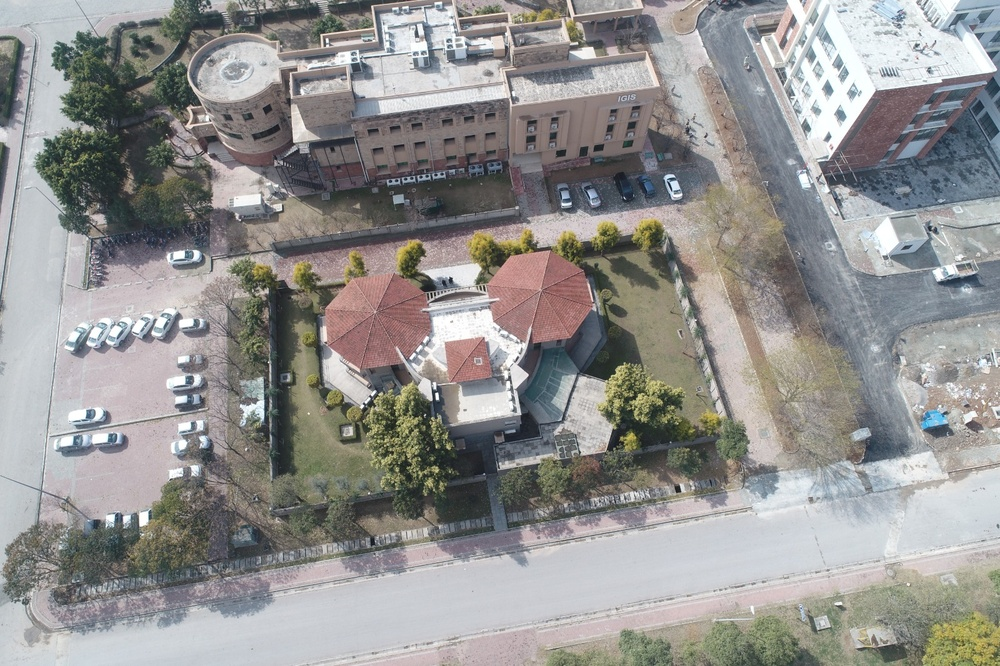
#> input picture GEOCLUSTER 2.0/images/sample.jpg, 1000 x 666 px, shrunk from 1600 x 1066 before the run
$ python -i filters.py   (imports and definitions only)   (older library calls are emulated)
#> lines starting #> are read from the running program, lines starting #| are printed output that depends on the picture
"""Image filters, ported pixel-for-pixel from the desktop UI.

Source of truth: desktop/frontend/ui.py
  * to_grayscale        (ui.py  -> def to_grayscale)
  * negative            (ui.py  -> execute_operation "negative" branch)
  * brightness          (ui.py  -> execute_operation "brightness" branch)
  * threshold           (ui.py  -> def threshold_image)
  * mean_filter         (ui.py  -> execute_operation "meanfilter" branch)
  * laplacian           (ui.py  -> execute_operation "laplacian" branch)

The desktop has a second, subtly different implementation in
desktop/frontend/backend_py.py; where they disagree, ui.py wins.

Alpha handling (the important quirk): for 4-channel (BGRA) images the alpha
channel is *never* modified - only the first three channels are filtered.
"""

from __future__ import annotations

import cv2
import numpy as np

from .errors import FilterError

Array = np.ndarray


# [13 lines left out: function to_grayscale, not called in this run]


def negative(image: Array) -> Array:
    """ui.execute_operation("negative"): bitwise NOT, alpha preserved."""
    output = image.copy()
    if output.ndim == 2:
        return cv2.bitwise_not(output)
    if output.ndim == 3 and output.shape[2] == 4:
        output[:, :, :3] = cv2.bitwise_not(output[:, :, :3])
        return output
    if output.ndim == 3 and output.shape[2] == 3:
        return cv2.bitwise_not(output)
    raise FilterError("Unsupported image layout for negative.")


# [52 lines left out: functions brightness, threshold, mean_filter, laplacian, not called in this run]

>>> import cv2
>>> picture = cv2.imread('../../GEOCLUSTER 2.0/images/sample.jpg')
#> picture is the input picture: shape (666, 1000, 3); mean B, G, R 144.1, 145.9, 146.7
>>> result = negative(picture)
#> in negative, `return cv2.bitwise_not(output)`:
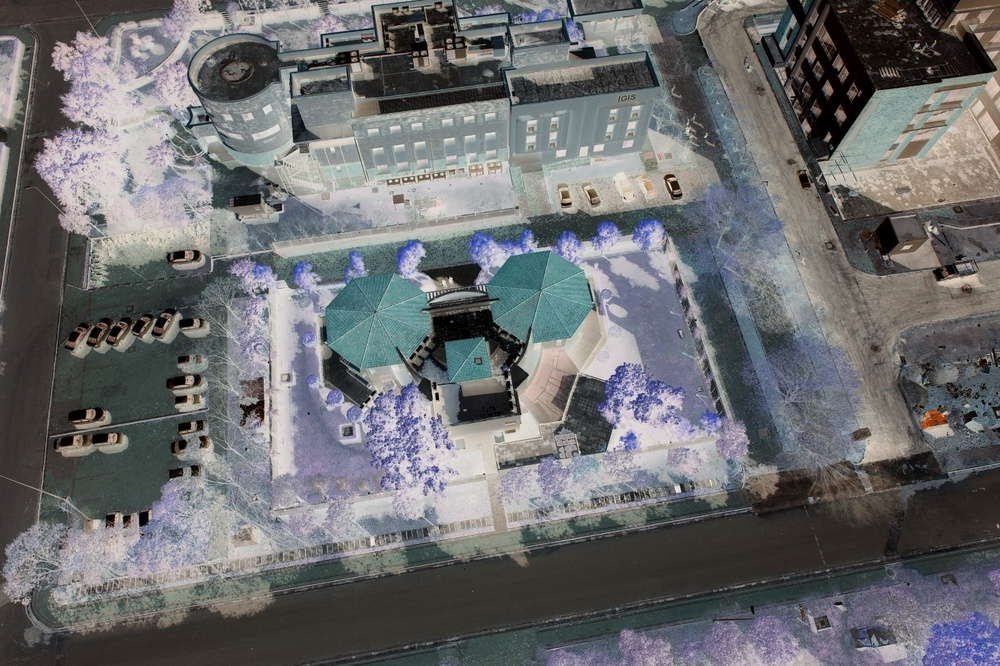
#> returned value: shape (666, 1000, 3); mean of channels 0, 1, 2 110.9, 109.1, 108.3; drawn as B, G, R
